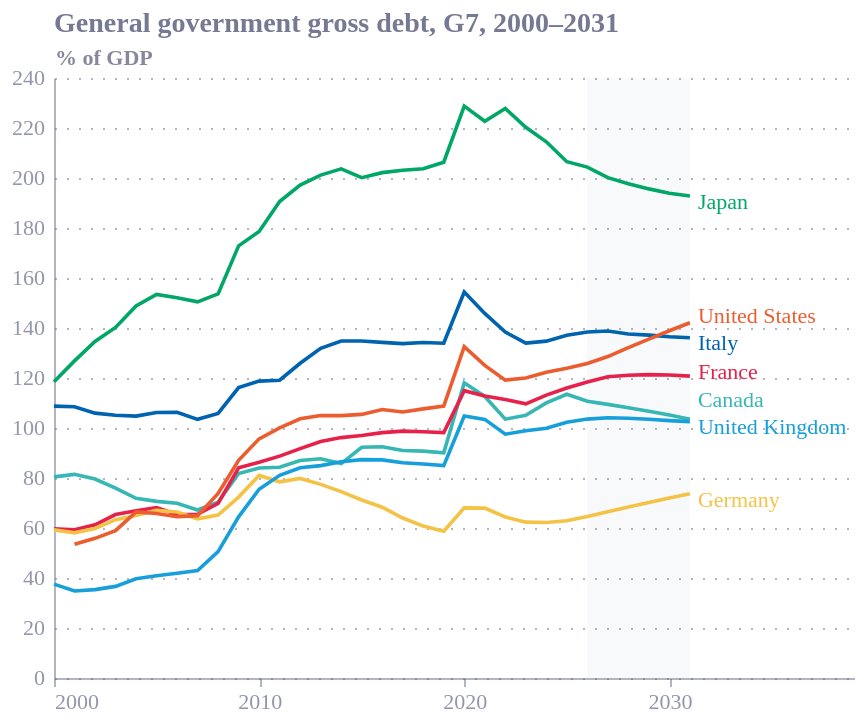

Notebook source saved alongside this figure:
### Code cell
dA = p[p.year.between(2000, 2031)][["country", "year", "GGXWDG_NGDP"]].rename(columns={"GGXWDG_NGDP": "debt"})
xsA = alt.Scale(domain=[2000, 2039], zero=False)
axA = alt.Axis(format="d", values=[2000, 2010, 2020, 2030], grid=False)
proj = alt.Chart(pd.DataFrame({"a": [2026], "b": [2031]})).mark_rect(opacity=0.07, color="#94a3b8").encode(
    x=alt.X("a:Q", scale=xsA, title=None, axis=axA), x2="b:Q")
ln = alt.Chart(dA).mark_line(strokeWidth=1.8).encode(
    x=alt.X("year:Q", title=None, scale=xsA, axis=axA), y=alt.Y("debt:Q", title="% of GDP"),
    color=alt.Color("country:N", legend=None))
last = dA[dA.year == 2031].sort_values("debt").copy()
def spread(vals, gap_=11):                      # stops end-of-line labels colliding
    v = np.array(vals, float); out = v.copy()
    for i in range(1, len(out)): out[i] = max(out[i], out[i-1] + gap_)
    return out - (out.mean() - v.mean())
last["ylab"] = spread(last.debt.values)
lab3 = alt.Chart(last).mark_text(align="left", dx=4, fontSize=11).encode(
    x=alt.X("year:Q", scale=xsA), y="ylab:Q", text="country:N", color=alt.Color("country:N", legend=None))
fig3 = (proj + ln + lab3).properties(width=W, height=H, title="General government gross debt, G7, 2000–2031")
save(fig3, "g7_fig03_debt_paths")
dump(dA.pivot(index="year", columns="country", values="debt"), "g7_fig03_debt_paths")
fig3

### Figure 1 — Vega-Lite specification as saved in the notebook (floating-point values rounded to 4 significant figures; data arrays with more than 128 entries replaced by an {"elided": "..."} marker saying what was removed)
{"config": {"font": "Circular Std", "text": {"color": "#676A86", "align": "left", "baseline": "middle", "dx": 7, "dy": 0, "fontSize": 11}, "view": {"stroke": null, "continuousWidth": 400, "continuousHeight": 300, "discreteWidth": 400, "discreteHeight": 300}, "range": {"category": ["#36B7B4", "#E6224B", "#F4C245", "#0063AF", "#00A767", "#179FDB", "#EB5C2E"], "diverging": ["#E6224B", "#E54753", "#C9C9C9", "#179FDB", "#122B39"], "heatmap": ["#C9C9C9", "#179FDB", "#0063AF", "#122B39"], "ordinal": ["#00A767", "#36B7B4", "#179FDB", "#0063AF", "#243B5A"]}, "bar": {"color": "#179fdb"}, "line": {"color": "#e6224b"}, "rule": {"color": "#676A86"}, "area": {"opacity": 0.3}, "point": {"filled": true, "size": 80, "color": "#e6224b", "opacity": 0.95}, "geoshape": {"stroke": "white", "strokeWidth": 0.3}, "rect": {"fill": "#d6d4d4", "opacity": 0.3}, "axis": {"labelColor": "#676A86", "labelFontSize": 11, "labelFont": "Circular Std", "labelOpacity": 0.7, "tickColor": "#676A86", "tickOpacity": 0.5, "domainColor": "#676A86", "domainOpacity": 0.5, "gridColor": "#676A86", "gridDash": [2, 2], "gridOpacity": 0.5, "title": null, "titleColor": "#676A86", "titleOpacity": 0.8, "tickSize": 4}, "axisXDiscrete": {"grid": false, "labelAngle": 0, "tickCount": 10, "tickOpacity": 0.5, "title": null}, "axisYDiscrete": {"ticks": false, "labelPadding": 5}, "axisXTemporal": {"grid": false, "ticks": true}, "axisXQuantitative": {"grid": true}, "axisYQuantitative": {"gridColor": "#676A86", "gridDash": [1, 5], "gridOpacity": 0.5, "ticks": false, "labelPadding": 5, "tickCount": 8, "titleAngle": 0, "titleAlign": "left", "titleBaseline": "bottom", "titleX": 0, "titleY": -5}, "title": {"color": "#676A86E6", "subtitleColor": "#676A86", "font": "Circular Std", "subtitleFont": "Circular Std", "anchor": "start", "fontSize": 14, "subtitleFontSize": 12, "subtitlePadding": 4, "offset": 0, "frame": "group"}, "legend": {"titleColor": "#122b39", "title": null, "labelColor": "#122b39", "labelFontSize": 11}}, "layer": [{"data": {"name": "data-299fd636835b322b8f833680d9e1c5ab"}, "mark": {"type": "rect", "color": "#94a3b8", "opacity": 0.07}, "encoding": {"x": {"axis": {"format": "d", "grid": false, "values": [2000, 2010, 2020, 2030]}, "field": "a", "scale": {"domain": [2000, 2039], "zero": false}, "title": null, "type": "quantitative"}, "x2": {"field": "b"}}}, {"data": {"name": "data-23b6962f6862da0d4145dc0351e5bdbe"}, "mark": {"type": "line", "strokeWidth": 1.8}, "encoding": {"color": {"field": "country", "legend": null, "type": "nominal"}, "x": {"axis": {"format": "d", "grid": false, "values": [2000, 2010, 2020, 2030]}, "field": "year", "scale": {"domain": [2000, 2039], "zero": false}, "title": null, "type": "quantitative"}, "y": {"field": "debt", "title": "% of GDP", "type": "quantitative"}}}, {"data": {"name": "data-e254860fad44b565201329ab17db6dbd"}, "mark": {"type": "text", "align": "left", "dx": 4, "fontSize": 11}, "encoding": {"color": {"field": "country", "legend": null, "type": "nominal"}, "text": {"field": "country", "type": "nominal"}, "x": {"field": "year", "scale": {"domain": [2000, 2039], "zero": false}, "type": "quantitative"}, "y": {"field": "ylab", "type": "quantitative"}}}], "height": 300, "title": "General government gross debt, G7, 2000–2031", "width": 400, "$schema": "https://vega.github.io/schema/vega-lite/v6.4.1.json", "datasets": {"data-299fd636835b322b8f833680d9e1c5ab": [{"a": 2026, "b": 2031}], "data-23b6962f6862da0d4145dc0351e5bdbe": {"elided": "224 records"}, "data-e254860fad44b565201329ab17db6dbd": [{"country": "Germany", "year": 2031, "debt": 73.67, "ylab": 70.98}, {"country": "United Kingdom", "year": 2031, "debt": 102.6, "ylab": 99.86}, {"country": "Canada", "year": 2031, "debt": 103.5, "ylab": 110.9}, {"country": "France", "year": 2031, "debt": 120.7, "ylab": 121.9}, {"country": "Italy", "year": 2031, "debt": 136.1, "ylab": 133.4}, {"country": "United States", "year": 2031, "debt": 142.1, "ylab": 144.4}, {"country": "Japan", "year": 2031, "debt": 192.8, "ylab": 190.1}]}}
